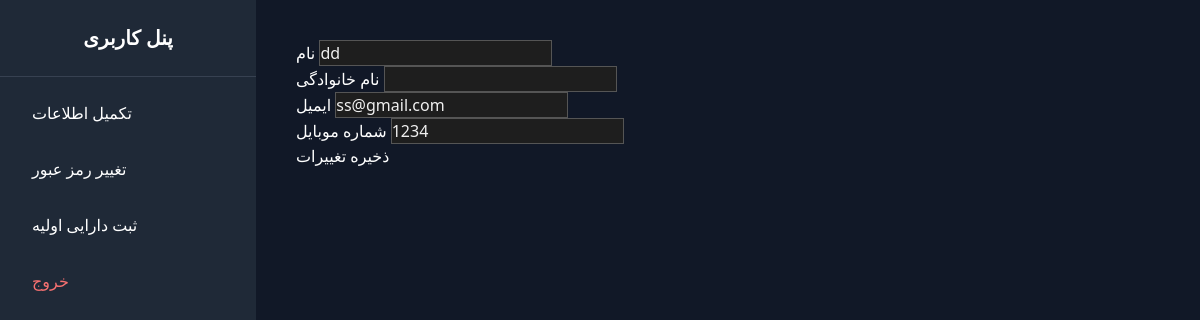
Page /account/account-info/ (signed in) on the committed database.
### account/models.py (models this page shows, shortened)
class CustomUser(AbstractBaseUser, PermissionsMixin):
    email = models.EmailField(_('ایمیل'), unique=True, null=True, blank=True)
    first_name = models.CharField(_('نام'), max_length=150, blank=True)
    last_name = models.CharField(_('نام خانوادگی'), max_length=150, blank=True)
    phone = models.CharField(_('شماره تماس'), max_length=20, blank=True, unique=True)
    balance = models.IntegerField(default=0, verbose_name="موجودی کاربر (تومان)")
    is_staff = models.BooleanField(_('کارمند'), default=False)
    is_active = models.BooleanField(_('فعال'), default=True)
    date_joined = models.DateTimeField(_('تاریخ عضویت'), default=timezone.now)
    objects = UserManager()
    USERNAME_FIELD = 'phone'
    REQUIRED_FIELDS = ['first_name', 'email']
    class Meta:
        verbose_name = 'کاربر'
        verbose_name_plural = 'کاربران'

### account/views.py (the view)
# urls.py: path('account-info/', views.AccountInfoView.as_view(), name='account_info'),
class AccountInfoView(LoginRequiredMixin, UpdateView):
    model = CustomUser
    form_class = UpdateUserForm
    template_name = 'account/account_info.html'
    success_url = reverse_lazy('dashboard')
    def get_object(self):
        return self.request.user

### account/forms.py
class UpdateUserForm(forms.ModelForm):
    class Meta:
        model = CustomUser
        fields = ['first_name', 'last_name', 'email', 'phone']
        widgets = {
            'first_name': forms.TextInput(attrs={'class': 'form-input'}),
            'last_name': forms.TextInput(attrs={'class': 'form-input'}),
            'email': forms.EmailInput(attrs={'class': 'form-input'}),
            'phone': forms.TextInput(attrs={'class': 'form-input'}),
        }

### account/templates/account/account_info.html (shortened to what this page needs)
{% extends 'account/dashboard.html' %}
{% block dashboard_content %}
<form method="post">
    <div class="form-group">
        <label>نام</label>
        {{ form.first_name }}
    </div>
    <div class="form-group">
        <label>نام خانوادگی</label>
        {{ form.last_name }}
    </div>
    <div class="form-group">
        <label>ایمیل</label>
        {{ form.email }}
    </div>
    <div class="form-group">
        <label>شماره موبایل</label>
        {{ form.phone }}
    </div>
    <button type="submit" class="btn btn-primary">ذخیره تغییرات</button>
</form>
{% endblock %}

### account/templates/account/dashboard.html (style rules this page uses)
input, select, textarea { background-color: #1e1e1e; color: #f0f0f0; border: 1px solid #555; }
input::placeholder { color: #aaa; }

### rows in the picture
CustomUser: first_name "dd", email "ss@gmail.com", phone "1234"
